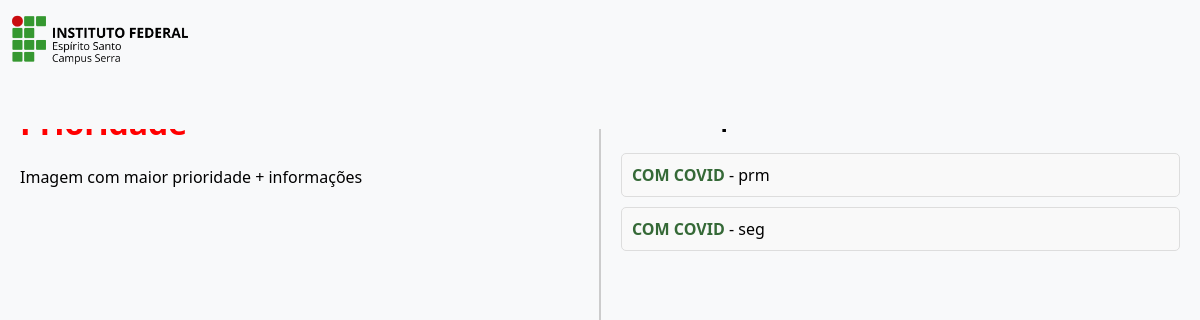
Page /dashboard on the earlier database version.
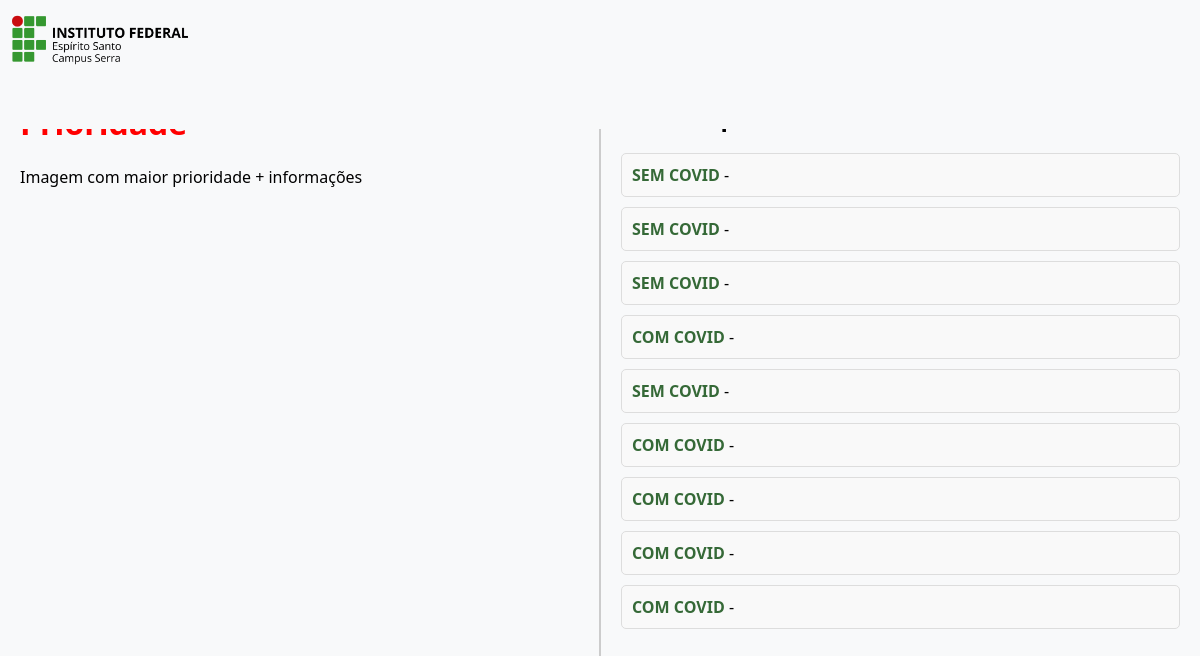
Same page on the later database version.
### tables this page shows
CREATE TABLE pacientes (
    id TEXT NOT NULL,
    nome TEXT NOT NULL,
    diagnostico TEXT NOT NULL,
    idade INTEGER,
    sexo TEXT NOT NULL,
    link TEXT
);

### app.py (the view)
@app.route('/dashboard')
def dashboard():
    pacientes = obter_pacientes()
    return render_template('dashboard.html', pacientes=pacientes)

### app.py (called while the page is built)
def obter_pacientes():
    conexao = sqlite3.connect('pacientes.db')
    cursor = conexao.cursor()
    cursor.execute('SELECT id, nome, diagnostico FROM pacientes')
    pacientes = cursor.fetchall()
    conexao.close()
    return pacientes

### templates/dashboard.html (shortened to what this page needs)
<!DOCTYPE html>
<html lang="en">
<head>
    <link rel="stylesheet" type="text/css" href="{{ url_for('static', filename='dashboard.css') }}">
</head>
<body>
    <div class="logo-container">
        <img  src="{{ url_for('static', filename='img/serra-horizontal-cor.png') }}" alt="logo">
    </div>
    <div class="container">
            <div class="esquerda-painel">
                <h1>Prioridade</h1>
                <p>Imagem com maior prioridade + informações</p>
            </div>
            <div class="direita-painel">
                <h2>Lista de prioridades</h2>
                <ul>
                    {% if pacientes %}
                        {% for paciente in pacientes %}
                            <li>
                                <a href="{{ url_for('detalhe', id=paciente[0]) }}">{{ paciente[2] }}</a> - {{ paciente[1] }}
                            </li>
                        {% endfor %}
                    {% else %}
                        <p>Sem itens para exibir!</p>
                    {% endif %}
                </ul>
            </div>
        </div>
</body>
</html>

### static/dashboard.css (style rules this page uses)
body { font-family: 'Segoe UI', Tahoma, Geneva, Verdana, sans-serif; margin: 0; padding: 0; display: flex; justify-content: center; align-items: center; height: 100vh; background-color: #f0f0f0; }
.logo-container { position: absolute; top: 0; left: 0; width: 100%; height: 15%; background-color: #f8f9fa; z-index: 1; }
img { position: absolute; top: 0; left: 0; max-width: 200px; max-height: 200px; width: auto; height: auto; }
.container { display: flex; width: 100%; height: 100vh; margin-top: 10%; }
.esquerda-painel, .direita-painel { flex: 1; padding: 20px; box-sizing: border-box; }
.esquerda-painel { background-color: #f8f9fa; border-right: 2px solid #ccc; }
.esquerda-painel h1 { color: red; }
.direita-painel { background-color: #f8f9fa; }
ul { list-style-type: none; padding: 0; }
li { background-color: #f9f9f9; margin: 10px 0; padding: 10px; border: 1px solid #ddd; border-radius: 5px; }
a { text-decoration: none; color: #356937; font-weight: bold; }

Differences in the rows shown:
changed pacientes (number 1 of 9 on the later page): diagnostico "COM COVID" → "SEM COVID"; nome "prm" → (not shown)
changed pacientes (number 2 of 9 on the later page): diagnostico "COM COVID" → "SEM COVID"; nome "seg" → (not shown)
added pacientes: diagnostico "SEM COVID"
added pacientes: diagnostico "COM COVID"
added pacientes: diagnostico "SEM COVID"
added pacientes: diagnostico "COM COVID"
added pacientes: diagnostico "COM COVID"
added pacientes: diagnostico "COM COVID"
added pacientes: diagnostico "COM COVID"
